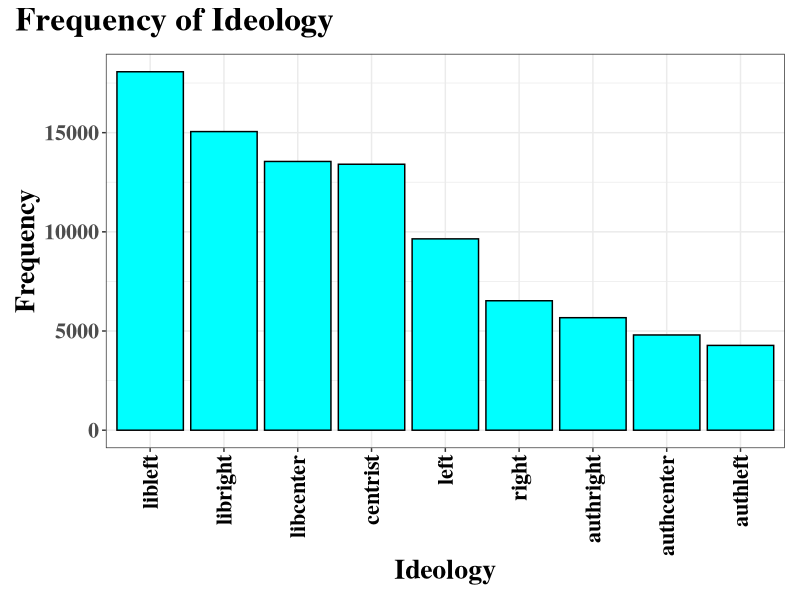

Write R code to recreate this figure.
library(tidyverse)
library(viridis)  
library(kableExtra)
library(patchwork)

# set working directory
setwd('~/Desktop/WORK/Monash/Thesis/Data collection/Complete Data')

# load  data
user_flair <- read_csv('user_flair.csv') 

# get a sense of how many duplicate flairs
unique(user_flair$flair)  

# rename flairs  in a more simple way and combine duplicates
user_flair$flair <- recode(user_flair$flair, `:CENTG: - Centrist` =  "centrist")
user_flair$flair <- recode(user_flair$flair, `:centrist: - Centrist` =  "centrist")
user_flair$flair <- recode(user_flair$flair, `:centrist: - Grand Inquisitor` =  "centrist")
user_flair$flair <- recode(user_flair$flair, `:left: - Left` =  "left")
user_flair$flair <- recode(user_flair$flair, `:libright: - LibRight` =  "libright")
user_flair$flair <- recode(user_flair$flair, `:libright2: - LibRight` =  "libright")
user_flair$flair <- recode(user_flair$flair, `:right: - Right` =  "right")
user_flair$flair <- recode(user_flair$flair, `:libleft: - LibLeft` =  "libleft")
user_flair$flair <- recode(user_flair$flair, `:lib: - LibCenter` =  "libcenter")
user_flair$flair <- recode(user_flair$flair, `:auth: - AuthCenter` =  "authcenter")
user_flair$flair <- recode(user_flair$flair, `:authleft: - AuthLeft` =  "authleft")
user_flair$flair <- recode(user_flair$flair, `:authright: - AuthRight` =  "authright")

# check we have  removed all duplicates
unique(user_flair$flair)  

# create function to order classes by freq
reorder_size <- function(x) {
  factor(x, levels = names(sort(table(x), decreasing = TRUE)))
}

# create  a frequency  table
table(reorder_size(user_flair$flair)) %>% t() %>%
  kable("latex", caption = "Idelogy frequency in sample (n = 91,000)") %>%
  kable_styling(full_width = FALSE)

# create a proportion table
prop.table(table(reorder_size(user_flair$flair))) %>% t() %>%
  kable("latex", caption = "Idelogy frequency in sample (n = 91,000)", digits  = 2) %>%
  kable_styling(full_width = FALSE)

# create ordered barcharts of frequency and proportion
# create chart for frequency
freq_ideology_barchart  <- ggplot(user_flair, aes(x = reorder_size(flair))) +
  geom_bar(fill = 'cyan',color='black') +
  xlab("Ideology") +
  ylab('Frequency')  +
  theme_bw() +
  plot_annotation(
    title = 'Frequency of Ideology',
  ) &
  theme(axis.text.x = element_text(angle = 90, vjust = 0.5, hjust=1,  color = 'black'),
        text = element_text(family = 'serif', face =  'bold', size = 20, color = 'black'))
ggsave("~/Desktop/WORK/Monash/Thesis/Data collection/response_freq.pdf", 
       width = 32, height = 20, units = "cm")
